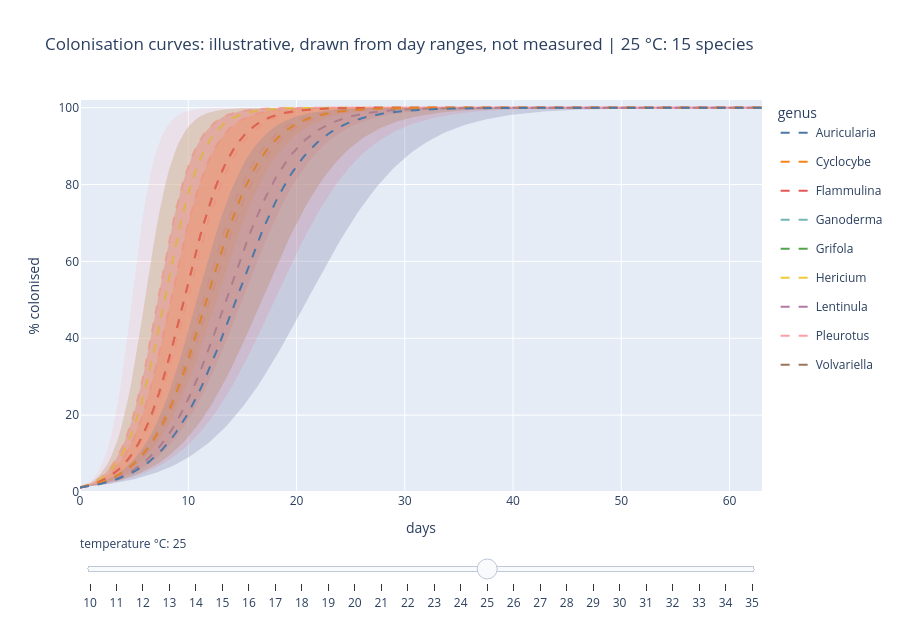

This figure's notebook cell:
### Markdown cell above
## 2. Colonisation curves with a temperature slider

For each species an S-curve (logistic) of % colonised over days that reaches 95% at `days_typ`, with a shaded band between the curves that reach 95% at `days_min` and at `days_max`. The curve shape (50% at 0.6 of the days to 95%) is a fixed choice made for the picture, not fitted. The slider runs from 10 to 35 °C in 1 °C steps and shows only species whose `temp_min` to `temp_max` includes that temperature. At 10 °C and at some other steps few or no species are left.

### Code cell
GENUS_COLOURS = dict(zip(sorted(df["genus"].unique()), px.colors.qualitative.T10))
GROUP_COLOURS = dict(zip(sorted(df["substrate_group"].unique()), px.colors.qualitative.Dark2))
DAYS = np.linspace(0, df["days_max"].max() + 3, 200)


def curve_figure(colour_col, colours, title, slider=False):
    fig = go.Figure()
    for key, col in colours.items():                 # legend-only traces, always shown
        if (df[colour_col] == key).any():
            fig.add_scatter(x=[None], y=[None], mode="lines", name=key, legendgroup=key,
                            line=dict(color=col, dash="dash"))
    n_legend = len(fig.data)
    species_traces = []                              # (first trace index, row) per species; 3 traces each
    for i, r in df.iterrows():
        col, key = colours[r[colour_col]], r[colour_col]
        first = len(fig.data)
        fig.add_scatter(x=DAYS, y=logistic_curve(DAYS, r.days_min), mode="lines", line=dict(width=0),
                        legendgroup=key, showlegend=False, hoverinfo="skip")
        fig.add_scatter(x=DAYS, y=logistic_curve(DAYS, r.days_max), mode="lines", line=dict(width=0),
                        fill="tonexty", fillcolor=with_alpha(col, 0.15),
                        legendgroup=key, showlegend=False, hoverinfo="skip")
        fig.add_scatter(x=DAYS, y=logistic_curve(DAYS, r.days_typ), mode="lines", line=dict(color=col, dash="dash", width=2),
                        name=r.label, legendgroup=key, showlegend=False,
                        hovertemplate=f"{r.label}<br>day %{{x:.0f}}: %{{y:.0f}}%<extra></extra>")
        species_traces.append((first, i))
    if slider:
        steps = []
        for T in range(15, 40):
            vis = [True] * n_legend + [False] * (len(fig.data) - n_legend)
            for first, i in species_traces:
                if df.loc[i, "temp_min"] <= T <= df.loc[i, "temp_max"]:
                    vis[first:first + 3] = [True] * 3
            n = sum(vis[first] for first, _ in species_traces)
            steps.append(dict(method="update", label=str(T), args=[{"visible": vis}, {"title.text": f"{title} | {T} °C: {n} species"}]))
        start = 25 - 10
        fig.update_layout(sliders=[dict(active=start, currentvalue=dict(prefix="temperature °C: "), steps=steps, pad=dict(t=40))])
        for tr, v in zip(fig.data, steps[start]["args"][0]["visible"]):
            tr.visible = v
        title = steps[start]["args"][1]["title.text"]
    fig.update_layout(title=title, xaxis_title="days", yaxis_title="% colonised", yaxis_range=[0, 102],
                      height=620, legend_title=colour_col.replace("_", " "))
    return fig


curve_figure("genus", GENUS_COLOURS, "Colonisation curves: illustrative, drawn from day ranges, not measured", slider=True).show()

### Figure 1 — Plotly figure (JSON) as saved in the notebook; plotly's stock layout.template omitted (floating-point values rounded to 4 significant figures; data arrays with more than 128 entries replaced by an {"elided": "..."} marker saying what was removed)
{"data": [{"legendgroup": "Auricularia", "line": {"color": "#4C78A8", "dash": "dash"}, "mode": "lines", "name": "Auricularia", "type": "scatter", "visible": true, "x": [null], "y": [null]}, {"legendgroup": "Cyclocybe", "line": {"color": "#F58518", "dash": "dash"}, "mode": "lines", "name": "Cyclocybe", "type": "scatter", "visible": true, "x": [null], "y": [null]}, {"legendgroup": "Flammulina", "line": {"color": "#E45756", "dash": "dash"}, "mode": "lines", "name": "Flammulina", "type": "scatter", "visible": true, "x": [null], "y": [null]}, {"legendgroup": "Ganoderma", "line": {"color": "#72B7B2", "dash": "dash"}, "mode": "lines", "name": "Ganoderma", "type": "scatter", "visible": true, "x": [null], "y": [null]}, {"legendgroup": "Grifola", "line": {"color": "#54A24B", "dash": "dash"}, "mode": "lines", "name": "Grifola", "type": "scatter", "visible": true, "x": [null], "y": [null]}, {"legendgroup": "Hericium", "line": {"color": "#EECA3B", "dash": "dash"}, "mode": "lines", "name": "Hericium", "type": "scatter", "visible": true, "x": [null], "y": [null]}, {"legendgroup": "Lentinula", "line": {"color": "#B279A2", "dash": "dash"}, "mode": "lines", "name": "Lentinula", "type": "scatter", "visible": true, "x": [null], "y": [null]}, {"legendgroup": "Pleurotus", "line": {"color": "#FF9DA6", "dash": "dash"}, "mode": "lines", "name": "Pleurotus", "type": "scatter", "visible": true, "x": [null], "y": [null]}, {"legendgroup": "Volvariella", "line": {"color": "#9D755D", "dash": "dash"}, "mode": "lines", "name": "Volvariella", "type": "scatter", "visible": true, "x": [null], "y": [null]}, {"hoverinfo": "skip", "legendgroup": "Pleurotus", "line": {"width": 0}, "mode": "lines", "showlegend": false, "type": "scatter", "visible": true, "x": {"elided": "200 float values"}, "y": {"elided": "200 float values"}}, {"fill": "tonexty", "fillcolor": "rgba(255,157,166,0.15)", "hoverinfo": "skip", "legendgroup": "Pleurotus", "line": {"width": 0}, "mode": "lines", "showlegend": false, "type": "scatter", "visible": true, "x": {"elided": "200 float values"}, "y": {"elided": "200 float values"}}, {"hovertemplate": "Pleurotus spp. / P. cornucopiae<br>day %{x:.0f}: %{y:.0f}%<extra></extra>", "legendgroup": "Pleurotus", "line": {"color": "#FF9DA6", "dash": "dash", "width": 2}, "mode": "lines", "name": "Pleurotus spp. / P. cornucopiae", "showlegend": false, "type": "scatter", "visible": true, "x": {"elided": "200 float values"}, "y": {"elided": "200 float values"}}, {"hoverinfo": "skip", "legendgroup": "Pleurotus", "line": {"width": 0}, "mode": "lines", "showlegend": false, "type": "scatter", "visible": true, "x": {"elided": "200 float values"}, "y": {"elided": "200 float values"}}, {"fill": "tonexty", "fillcolor": "rgba(255,157,166,0.15)", "hoverinfo": "skip", "legendgroup": "Pleurotus", "line": {"width": 0}, "mode": "lines", "showlegend": false, "type": "scatter", "visible": true, "x": {"elided": "200 float values"}, "y": {"elided": "200 float values"}}, {"hovertemplate": "Pleurotus ostreatus #1<br>day %{x:.0f}: %{y:.0f}%<extra></extra>", "legendgroup": "Pleurotus", "line": {"color": "#FF9DA6", "dash": "dash", "width": 2}, "mode": "lines", "name": "Pleurotus ostreatus #1", "showlegend": false, "type": "scatter", "visible": true, "x": {"elided": "200 float values"}, "y": {"elided": "200 float values"}}, {"hoverinfo": "skip", "legendgroup": "Pleurotus", "line": {"width": 0}, "mode": "lines", "showlegend": false, "type": "scatter", "visible": true, "x": {"elided": "200 float values"}, "y": {"elided": "200 float values"}}, {"fill": "tonexty", "fillcolor": "rgba(255,157,166,0.15)", "hoverinfo": "skip", "legendgroup": "Pleurotus", "line": {"width": 0}, "mode": "lines", "showlegend": false, "type": "scatter", "visible": true, "x": {"elided": "200 float values"}, "y": {"elided": "200 float values"}}, {"hovertemplate": "Pleurotus pulmonarius<br>day %{x:.0f}: %{y:.0f}%<extra></extra>", "legendgroup": "Pleurotus", "line": {"color": "#FF9DA6", "dash": "dash", "width": 2}, "mode": "lines", "name": "Pleurotus pulmonarius", "showlegend": false, "type": "scatter", "visible": true, "x": {"elided": "200 float values"}, "y": {"elided": "200 float values"}}, {"hoverinfo": "skip", "legendgroup": "Pleurotus", "line": {"width": 0}, "mode": "lines", "showlegend": false, "type": "scatter", "visible": false, "x": {"elided": "200 float values"}, "y": {"elided": "200 float values"}}, {"fill": "tonexty", "fillcolor": "rgba(255,157,166,0.15)", "hoverinfo": "skip", "legendgroup": "Pleurotus", "line": {"width": 0}, "mode": "lines", "showlegend": false, "type": "scatter", "visible": false, "x": {"elided": "200 float values"}, "y": {"elided": "200 float values"}}, {"hovertemplate": "Pleurotus eryngii<br>day %{x:.0f}: %{y:.0f}%<extra></extra>", "legendgroup": "Pleurotus", "line": {"color": "#FF9DA6", "dash": "dash", "width": 2}, "mode": "lines", "name": "Pleurotus eryngii", "showlegend": false, "type": "scatter", "visible": false, "x": {"elided": "200 float values"}, "y": {"elided": "200 float values"}}, {"hoverinfo": "skip", "legendgroup": "Pleurotus", "line": {"width": 0}, "mode": "lines", "showlegend": false, "type": "scatter", "visible": true, "x": {"elided": "200 float values"}, "y": {"elided": "200 float values"}}, {"fill": "tonexty", "fillcolor": "rgba(255,157,166,0.15)", "hoverinfo": "skip", "legendgroup": "Pleurotus", "line": {"width": 0}, "mode": "lines", "showlegend": false, "type": "scatter", "visible": true, "x": {"elided": "200 float values"}, "y": {"elided": "200 float values"}}, {"hovertemplate": "Pleurotus spp. #4<br>day %{x:.0f}: %{y:.0f}%<extra></extra>", "legendgroup": "Pleurotus", "line": {"color": "#FF9DA6", "dash": "dash", "width": 2}, "mode": "lines", "name": "Pleurotus spp. #4", "showlegend": false, "type": "scatter", "visible": true, "x": {"elided": "200 float values"}, "y": {"elided": "200 float values"}}, {"hoverinfo": "skip", "legendgroup": "Pleurotus", "line": {"width": 0}, "mode": "lines", "showlegend": false, "type": "scatter", "visible": true, "x": {"elided": "200 float values"}, "y": {"elided": "200 float values"}}, {"fill": "tonexty", "fillcolor": "rgba(255,157,166,0.15)", "hoverinfo": "skip", "legendgroup": "Pleurotus", "line": {"width": 0}, "mode": "lines", "showlegend": false, "type": "scatter", "visible": true, "x": {"elided": "200 float values"}, "y": {"elided": "200 float values"}}, {"hovertemplate": "Pleurotus ostreatus & warm Pleurotus spp.<br>day %{x:.0f}: %{y:.0f}%<extra></extra>", "legendgroup": "Pleurotus", "line": {"color": "#FF9DA6", "dash": "dash", "width": 2}, "mode": "lines", "name": "Pleurotus ostreatus & warm Pleurotus spp.", "showlegend": false, "type": "scatter", "visible": true, "x": {"elided": "200 float values"}, "y": {"elided": "200 float values"}}, {"hoverinfo": "skip", "legendgroup": "Pleurotus", "line": {"width": 0}, "mode": "lines", "showlegend": false, "type": "scatter", "visible": true, "x": {"elided": "200 float values"}, "y": {"elided": "200 float values"}}, {"fill": "tonexty", "fillcolor": "rgba(255,157,166,0.15)", "hoverinfo": "skip", "legendgroup": "Pleurotus", "line": {"width": 0}, "mode": "lines", "showlegend": false, "type": "scatter", "visible": true, "x": {"elided": "200 float values"}, "y": {"elided": "200 float values"}}, {"hovertemplate": "Pleurotus florida / P. sajor-caju<br>day %{x:.0f}: %{y:.0f}%<extra></extra>", "legendgroup": "Pleurotus", "line": {"color": "#FF9DA6", "dash": "dash", "width": 2}, "mode": "lines", "name": "Pleurotus florida / P. sajor-caju", "showlegend": false, "type": "scatter", "visible": true, "x": {"elided": "200 float values"}, "y": {"elided": "200 float values"}}, {"hoverinfo": "skip", "legendgroup": "Pleurotus", "line": {"width": 0}, "mode": "lines", "showlegend": false, "type": "scatter", "visible": true, "x": {"elided": "200 float values"}, "y": {"elided": "200 float values"}}, {"fill": "tonexty", "fillcolor": "rgba(255,157,166,0.15)", "hoverinfo": "skip", "legendgroup": "Pleurotus", "line": {"width": 0}, "mode": "lines", "showlegend": false, "type": "scatter", "visible": true, "x": {"elided": "200 float values"}, "y": {"elided": "200 float values"}}, {"hovertemplate": "Pleurotus spp. #7<br>day %{x:.0f}: %{y:.0f}%<extra></extra>", "legendgroup": "Pleurotus", "line": {"color": "#FF9DA6", "dash": "dash", "width": 2}, "mode": "lines", "name": "Pleurotus spp. #7", "showlegend": false, "type": "scatter", "visible": true, "x": {"elided": "200 float values"}, "y": {"elided": "200 float values"}}, {"hoverinfo": "skip", "legendgroup": "Pleurotus", "line": {"width": 0}, "mode": "lines", "showlegend": false, "type": "scatter", "visible": true, "x": {"elided": "200 float values"}, "y": {"elided": "200 float values"}}, {"fill": "tonexty", "fillcolor": "rgba(255,157,166,0.15)", "hoverinfo": "skip", "legendgroup": "Pleurotus", "line": {"width": 0}, "mode": "lines", "showlegend": false, "type": "scatter", "visible": true, "x": {"elided": "200 float values"}, "y": {"elided": "200 float values"}}, {"hovertemplate": "Pleurotus spp. #8<br>day %{x:.0f}: %{y:.0f}%<extra></extra>", "legendgroup": "Pleurotus", "line": {"color": "#FF9DA6", "dash": "dash", "width": 2}, "mode": "lines", "name": "Pleurotus spp. #8", "showlegend": false, "type": "scatter", "visible": true, "x": {"elided": "200 float values"}, "y": {"elided": "200 float values"}}, {"hoverinfo": "skip", "legendgroup": "Pleurotus", "line": {"width": 0}, "mode": "lines", "showlegend": false, "type": "scatter", "visible": true, "x": {"elided": "200 float values"}, "y": {"elided": "200 float values"}}, {"fill": "tonexty", "fillcolor": "rgba(255,157,166,0.15)", "hoverinfo": "skip", "legendgroup": "Pleurotus", "line": {"width": 0}, "mode": "lines", "showlegend": false, "type": "scatter", "visible": true, "x": {"elided": "200 float values"}, "y": {"elided": "200 float values"}}, {"hovertemplate": "Pleurotus ostreatus #9<br>day %{x:.0f}: %{y:.0f}%<extra></extra>", "legendgroup": "Pleurotus", "line": {"color": "#FF9DA6", "dash": "dash", "width": 2}, "mode": "lines", "name": "Pleurotus ostreatus #9", "showlegend": false, "type": "scatter", "visible": true, "x": {"elided": "200 float values"}, "y": {"elided": "200 float values"}}, {"hoverinfo": "skip", "legendgroup": "Lentinula", "line": {"width": 0}, "mode": "lines", "showlegend": false, "type": "scatter", "visible": true, "x": {"elided": "200 float values"}, "y": {"elided": "200 float values"}}, {"fill": "tonexty", "fillcolor": "rgba(178,121,162,0.15)", "hoverinfo": "skip", "legendgroup": "Lentinula", "line": {"width": 0}, "mode": "lines", "showlegend": false, "type": "scatter", "visible": true, "x": {"elided": "200 float values"}, "y": {"elided": "200 float values"}}, {"hovertemplate": "Lentinula edodes<br>day %{x:.0f}: %{y:.0f}%<extra></extra>", "legendgroup": "Lentinula", "line": {"color": "#B279A2", "dash": "dash", "width": 2}, "mode": "lines", "name": "Lentinula edodes", "showlegend": false, "type": "scatter", "visible": true, "x": {"elided": "200 float values"}, "y": {"elided": "200 float values"}}, {"hoverinfo": "skip", "legendgroup": "Hericium", "line": {"width": 0}, "mode": "lines", "showlegend": false, "type": "scatter", "visible": true, "x": {"elided": "200 float values"}, "y": {"elided": "200 float values"}}, {"fill": "tonexty", "fillcolor": "rgba(238,202,59,0.15)", "hoverinfo": "skip", "legendgroup": "Hericium", "line": {"width": 0}, "mode": "lines", "showlegend": false, "type": "scatter", "visible": true, "x": {"elided": "200 float values"}, "y": {"elided": "200 float values"}}, {"hovertemplate": "Hericium erinaceus<br>day %{x:.0f}: %{y:.0f}%<extra></extra>", "legendgroup": "Hericium", "line": {"color": "#EECA3B", "dash": "dash", "width": 2}, "mode": "lines", "name": "Hericium erinaceus", "showlegend": false, "type": "scatter", "visible": true, "x": {"elided": "200 float values"}, "y": {"elided": "200 float values"}}, {"hoverinfo": "skip", "legendgroup": "Ganoderma", "line": {"width": 0}, "mode": "lines", "showlegend": false, "type": "scatter", "visible": true, "x": {"elided": "200 float values"}, "y": {"elided": "200 float values"}}, {"fill": "tonexty", "fillcolor": "rgba(114,183,178,0.15)", "hoverinfo": "skip", "legendgroup": "Ganoderma", "line": {"width": 0}, "mode": "lines", "showlegend": false, "type": "scatter", "visible": true, "x": {"elided": "200 float values"}, "y": {"elided": "200 float values"}}, {"hovertemplate": "Ganoderma lucidum / G. lingzhi<br>day %{x:.0f}: %{y:.0f}%<extra></extra>", "legendgroup": "Ganoderma", "line": {"color": "#72B7B2", "dash": "dash", "width": 2}, "mode": "lines", "name": "Ganoderma lucidum / G. lingzhi", "showlegend": false, "type": "scatter", "visible": true, "x": {"elided": "200 float values"}, "y": {"elided": "200 float values"}}, {"hoverinfo": "skip", "legendgroup": "Flammulina", "line": {"width": 0}, "mode": "lines", "showlegend": false, "type": "scatter", "visible": true, "x": {"elided": "200 float values"}, "y": {"elided": "200 float values"}}, {"fill": "tonexty", "fillcolor": "rgba(228,87,86,0.15)", "hoverinfo": "skip", "legendgroup": "Flammulina", "line": {"width": 0}, "mode": "lines", "showlegend": false, "type": "scatter", "visible": true, "x": {"elided": "200 float values"}, "y": {"elided": "200 float values"}}, {"hovertemplate": "Flammulina velutipes<br>day %{x:.0f}: %{y:.0f}%<extra></extra>", "legendgroup": "Flammulina", "line": {"color": "#E45756", "dash": "dash", "width": 2}, "mode": "lines", "name": "Flammulina velutipes", "showlegend": false, "type": "scatter", "visible": true, "x": {"elided": "200 float values"}, "y": {"elided": "200 float values"}}, {"hoverinfo": "skip", "legendgroup": "Volvariella", "line": {"width": 0}, "mode": "lines", "showlegend": false, "type": "scatter", "visible": false, "x": {"elided": "200 float values"}, "y": {"elided": "200 float values"}}, {"fill": "tonexty", "fillcolor": "rgba(157,117,93,0.15)", "hoverinfo": "skip", "legendgroup": "Volvariella", "line": {"width": 0}, "mode": "lines", "showlegend": false, "type": "scatter", "visible": false, "x": {"elided": "200 float values"}, "y": {"elided": "200 float values"}}, {"hovertemplate": "Volvariella volvacea<br>day %{x:.0f}: %{y:.0f}%<extra></extra>", "legendgroup": "Volvariella", "line": {"color": "#9D755D", "dash": "dash", "width": 2}, "mode": "lines", "name": "Volvariella volvacea", "showlegend": false, "type": "scatter", "visible": false, "x": {"elided": "200 float values"}, "y": {"elided": "200 float values"}}, {"hoverinfo": "skip", "legendgroup": "Cyclocybe", "line": {"width": 0}, "mode": "lines", "showlegend": false, "type": "scatter", "visible": true, "x": {"elided": "200 float values"}, "y": {"elided": "200 float values"}}, {"fill": "tonexty", "fillcolor": "rgba(245,133,24,0.15)", "hoverinfo": "skip", "legendgroup": "Cyclocybe", "line": {"width": 0}, "mode": "lines", "showlegend": false, "type": "scatter", "visible": true, "x": {"elided": "200 float values"}, "y": {"elided": "200 float values"}}, {"hovertemplate": "Cyclocybe aegerita / Agrocybe cylindracea<br>day %{x:.0f}: %{y:.0f}%<extra></extra>", "legendgroup": "Cyclocybe", "line": {"color": "#F58518", "dash": "dash", "width": 2}, "mode": "lines", "name": "Cyclocybe aegerita / Agrocybe cylindracea", "showlegend": false, "type": "scatter", "visible": true, "x": {"elided": "200 float values"}, "y": {"elided": "200 float values"}}, {"hoverinfo": "skip", "legendgroup": "Grifola", "line": {"width": 0}, "mode": "lines", "showlegend": false, "type": "scatter", "visible": false, "x": {"elided": "200 float values"}, "y": {"elided": "200 float values"}}, {"fill": "tonexty", "fillcolor": "rgba(84,162,75,0.15)", "hoverinfo": "skip", "legendgroup": "Grifola", "line": {"width": 0}, "mode": "lines", "showlegend": false, "type": "scatter", "visible": false, "x": {"elided": "200 float values"}, "y": {"elided": "200 float values"}}, {"hovertemplate": "Grifola frondosa<br>day %{x:.0f}: %{y:.0f}%<extra></extra>", "legendgroup": "Grifola", "line": {"color": "#54A24B", "dash": "dash", "width": 2}, "mode": "lines", "name": "Grifola frondosa", "showlegend": false, "type": "scatter", "visible": false, "x": {"elided": "200 float values"}, "y": {"elided": "200 float values"}}, {"hoverinfo": "skip", "legendgroup": "Auricularia", "line": {"width": 0}, "mode": "lines", "showlegend": false, "type": "scatter", "visible": true, "x": {"elided": "200 float values"}, "y": {"elided": "200 float values"}}, {"fill": "tonexty", "fillcolor": "rgba(76,120,168,0.15)", "hoverinfo": "skip", "legendgroup": "Auricularia", "line": {"width": 0}, "mode": "lines", "showlegend": false, "type": "scatter", "visible": true, "x": {"elided": "200 float values"}, "y": {"elided": "200 float values"}}, {"hovertemplate": "Auricularia spp.<br>day %{x:.0f}: %{y:.0f}%<extra></extra>", "legendgroup": "Auricularia", "line": {"color": "#4C78A8", "dash": "dash", "width": 2}, "mode": "lines", "name": "Auricularia spp.", "showlegend": false, "type": "scatter", "visible": true, "x": {"elided": "200 float values"}, "y": {"elided": "200 float values"}}], "layout": {"height": 620, "legend": {"title": {"text": "genus"}}, "sliders": [{"active": 15, "currentvalue": {"prefix": "temperature °C: "}, "pad": {"t": 40}, "steps": [{"args": [{"visible": [true, true, true, true, true, true, true, true, true, false, false, false, false, false, false, false, false, false, false, false, false, false, false, false, false, false, false, false, false, false, false, false, false, false, false, false, false, false, false, false, false, false, false, false, false, false, false, false, false, false, false, false, false, false, false, false, false, false, false, false, false, false, false]}, {"title.text": "Colonisation curves: illustrative, drawn from day ranges, not measured | 10 °C: 0 species"}], "label": "10", "method": "update"}, {"args": [{"visible": [true, true, true, true, true, true, true, true, true, false, false, false, false, false, false, false, false, false, false, false, false, false, false, false, false, false, false, false, false, false, false, false, false, false, false, false, false, false, false, false, false, false, false, false, false, false, false, false, false, false, false, false, false, false, false, false, false, false, false, false, false, false, false]}, {"title.text": "Colonisation curves: illustrative, drawn from day ranges, not measured | 11 °C: 0 species"}], "label": "11", "method": "update"}, {"args": [{"visible": [true, true, true, true, true, true, true, true, true, false, false, false, false, false, false, false, false, false, false, false, false, false, false, false, false, false, false, false, false, false, false, false, false, false, false, false, false, false, false, false, false, false, false, false, false, false, false, false, false, false, false, false, false, false, false, false, false, false, false, false, false, false, false]}, {"title.text": "Colonisation curves: illustrative, drawn from day ranges, not measured | 12 °C: 0 species"}], "label": "12", "method": "update"}, {"args": [{"visible": [true, true, true, true, true, true, true, true, true, false, false, false, false, false, false, false, false, false, false, false, false, false, false, false, false, false, false, false, false, false, false, false, false, false, false, false, false, false, false, false, false, false, false, false, false, false, false, false, false, false, false, false, false, false, false, false, false, false, false, false, false, false, false]}, {"title.text": "Colonisation curves: illustrative, drawn from day ranges, not measured | 13 °C: 0 species"}], "label": "13", "method": "update"}, {"args": [{"visible": [true, true, true, true, true, true, true, true, true, false, false, false, false, false, false, false, false, false, false, false, false, false, false, false, false, false, false, false, false, false, false, false, false, false, false, false, false, false, false, false, false, false, false, false, false, false, false, false, false, false, false, false, false, false, false, false, false, false, false, false, false, false, false]}, {"title.text": "Colonisation curves: illustrative, drawn from day ranges, not measured | 14 °C: 0 species"}], "label": "14", "method": "update"}, {"args": [{"visible": [true, true, true, true, true, true, true, true, true, false, false, false, false, false, false, false, false, false, false, false, false, false, false, false, false, false, false, false, false, false, false, false, false, false, false, false, false, false, false, false, false, false, false, false, false, false, false, false, false, false, false, false, false, false, false, false, false, false, false, false, false, false, false]}, {"title.text": "Colonisation curves: illustrative, drawn from day ranges, not measured | 15 °C: 0 species"}], "label": "15", "method": "update"}, {"args": [{"visible": [true, true, true, true, true, true, true, true, true, false, false, false, false, false, false, false, false, false, false, false, false, false, false, false, false, false, false, false, false, false, false, false, false, false, false, false, false, false, false, false, false, false, false, false, false, false, false, false, false, false, false, false, false, false, false, false, false, false, false, false, false, false, false]}, {"title.text": "Colonisation curves: illustrative, drawn from day ranges, not measured | 16 °C: 0 species"}], "label": "16", "method": "update"}, {"args": [{"visible": [true, true, true, true, true, true, true, true, true, false, false, false, false, false, false, false, false, false, false, false, false, false, false, false, false, false, false, false, false, false, false, false, false, false, false, false, false, false, false, false, false, false, false, false, false, false, false, false, false, false, false, false, false, false, false, false, false, false, false, false, false, false, false]}, {"title.text": "Colonisation curves: illustrative, drawn from day ranges, not measured | 17 °C: 0 species"}], "label": "17", "method": "update"}, {"args": [{"visible": [true, true, true, true, true, true, true, true, true, false, false, false, false, false, false, false, false, false, false, false, false, false, false, false, false, false, false, false, false, false, false, false, false, false, false, false, false, false, false, false, false, false, true, true, true, false, false, false, false, false, false, false, false, false, false, false, false, false, false, false, false, false, false]}, {"title.text": "Colonisation curves: illustrative, drawn from day ranges, not measured | 18 °C: 1 species"}], "label": "18", "method": "update"}, {"args": [{"visible": [true, true, true, true, true, true, true, true, true, false, false, false, false, false, false, false, false, false, false, false, false, false, false, false, false, false, false, false, false, false, false, false, false, false, false, false, false, false, false, false, false, false, true, true, true, false, false, false, false, false, false, false, false, false, false, false, false, false, false, false, false, false, false]}, {"title.text": "Colonisation curves: illustrative, drawn from day ranges, not measured | 19 °C: 1 species"}], "label": "19", "method": "update"}, {"args": [{"visible": [true, true, true, true, true, true, true, true, true, false, false, false, false, false, false, false, false, false, false, false, false, false, false, false, true, true, true, false, false, false, false, false, false, false, false, false, false, false, false, false, false, false, true, true, true, false, false, false, false, false, false, false, false, false, false, false, false, false, false, false, false, false, false]}, {"title.text": "Colonisation curves: illustrative, drawn from day ranges, not measured | 20 °C: 2 species"}], "label": "20", "method": "update"}, {"args": [{"visible": [true, true, true, true, true, true, true, true, true, false, false, false, true, true, true, false, false, false, false, false, false, false, false, false, true, true, true, false, false, false, false, false, false, false, false, false, false, false, false, true, true, true, true, true, true, false, false, false, true, true, true, false, false, false, true, true, true, true, true, true, false, false, false]}, {"title.text": "Colonisation curves: illustrative, drawn from day ranges, not measured | 21 °C: 7 species"}], "label": "21", "method": "update"}, {"args": [{"visible": [true, true, true, true, true, true, true, true, true, false, false, false, true, true, true, false, false, false, false, false, false, false, false, false, true, true, true, true, true, true, false, false, false, false, false, false, false, false, false, true, true, true, true, true, true, false, false, false, true, true, true, false, false, false, true, true, true, true, true, true, false, false, false]}, {"title.text": "Colonisation curves: illustrative, drawn from day ranges, not measured | 22 °C: 8 species"}], "label": "22", "method": "update"}, {"args": [{"visible": [true, true, true, true, true, true, true, true, true, true, true, true, true, true, true, false, false, false, false, false, false, true, true, true, true, true, true, true, true, true, false, false, false, false, false, false, false, false, false, true, true, true, true, true, true, false, false, false, true, true, true, false, false, false, true, true, true, true, true, true, true, true, true]}, {"title.text": "Colonisation curves: illustrative, drawn from day ranges, not measured | 23 °C: 11 species"}], "label": "23", "method": "update"}, {"args": [{"visible": [true, true, true, true, true, true, true, true, true, true, true, true, true, true, true, true, true, true, true, true, true, true, true, true, true, true, true, true, true, true, true, true, true, true, true, true, true, true, true, true, true, true, true, true, true, true, true, true, true, true, true, false, false, false, true, true, true, true, true, true, true, true, true]}, {"title.text": "Colonisation curves: illustrative, drawn from day ranges, not measured | 24 °C: 17 species"}], "label": "24", "method": "update"}, {"args": [{"visible": [true, true, true, true, true, true, true, true, true, true, true, true, true, true, true, true, true, true, false, false, false, true, true, true, true, true, true, true, true, true, true, true, true, true, true, true, true, true, true, true, true, true, true, true, true, true, true, true, true, true, true, false, false, false, true, true, true, false, false, false, true, true, true]}, {"title.text": "Colonisation curves: illustrative, drawn from day ranges, not measured | 25 °C: 15 species"}], "label": "25", "method": "update"}, {"args": [{"visible": [true, true, true, true, true, true, true, true, true, false, false, false, true, true, true, true, true, true, false, false, false, true, true, true, true, true, true, true, true, true, true, true, true, true, true, true, false, false, false, true, true, true, false, false, false, true, true, true, false, false, false, false, false, false, true, true, true, false, false, false, true, true, true]}, {"title.text": "Colonisation curves: illustrative, drawn from day ranges, not measured | 26 °C: 11 species"}], "label": "26", "method": "update"}, {"args": [{"visible": [true, true, true, true, true, true, true, true, true, false, false, false, true, true, true, true, true, true, false, false, false, true, true, true, true, true, true, true, true, true, true, true, true, true, true, true, false, false, false, true, true, true, false, false, false, true, true, true, false, false, false, false, false, false, true, true, true, false, false, false, true, true, true]}, {"title.text": "Colonisation curves: illustrative, drawn from day ranges, not measured | 27 °C: 11 species"}], "label": "27", "method": "update"}, {"args": [{"visible": [true, true, true, true, true, true, true, true, true, false, false, false, false, false, false, true, true, true, false, false, false, true, true, true, true, true, true, true, true, true, false, false, false, true, true, true, false, false, false, false, false, false, false, false, false, true, true, true, false, false, false, false, false, false, false, false, false, false, false, false, true, true, true]}, {"title.text": "Colonisation curves: illustrative, drawn from day ranges, not measured | 28 °C: 7 species"}], "label": "28", "method": "update"}, {"args": [{"visible": [true, true, true, true, true, true, true, true, true, false, false, false, false, false, false, true, true, true, false, false, false, false, false, false, false, false, false, false, false, false, false, false, false, false, false, false, false, false, false, false, false, false, false, false, false, true, true, true, false, false, false, false, false, false, false, false, false, false, false, false, false, false, false]}, {"title.text": "Colonisation curves: illustrative, drawn from day ranges, not measured | 29 °C: 2 species"}], "label": "29", "method": "update"}, {"args": [{"visible": [true, true, true, true, true, true, true, true, true, false, false, false, false, false, false, true, true, true, false, false, false, false, false, false, false, false, false, false, false, false, false, false, false, false, false, false, false, false, false, false, false, false, false, false, false, true, true, true, false, false, false, true, true, true, false, false, false, false, false, false, false, false, false]}, {"title.text": "Colonisation curves: illustrative, drawn from day ranges, not measured | 30 °C: 3 species"}], "label": "30", "method": "update"}, {"args": [{"visible": [true, true, true, true, true, true, true, true, true, false, false, false, false, false, false, false, false, false, false, false, false, false, false, false, false, false, false, false, false, false, false, false, false, false, false, false, false, false, false, false, false, false, false, false, false, false, false, false, false, false, false, true, true, true, false, false, false, false, false, false, false, false, false]}, {"title.text": "Colonisation curves: illustrative, drawn from day ranges, not measured | 31 °C: 1 species"}], "label": "31", "method": "update"}, {"args": [{"visible": [true, true, true, true, true, true, true, true, true, false, false, false, false, false, false, false, false, false, false, false, false, false, false, false, false, false, false, false, false, false, false, false, false, false, false, false, false, false, false, false, false, false, false, false, false, false, false, false, false, false, false, true, true, true, false, false, false, false, false, false, false, false, false]}, {"title.text": "Colonisation curves: illustrative, drawn from day ranges, not measured | 32 °C: 1 species"}], "label": "32", "method": "update"}, {"args": [{"visible": [true, true, true, true, true, true, true, true, true, false, false, false, false, false, false, false, false, false, false, false, false, false, false, false, false, false, false, false, false, false, false, false, false, false, false, false, false, false, false, false, false, false, false, false, false, false, false, false, false, false, false, true, true, true, false, false, false, false, false, false, false, false, false]}, {"title.text": "Colonisation curves: illustrative, drawn from day ranges, not measured | 33 °C: 1 species"}], "label": "33", "method": "update"}, {"args": [{"visible": [true, true, true, true, true, true, true, true, true, false, false, false, false, false, false, false, false, false, false, false, false, false, false, false, false, false, false, false, false, false, false, false, false, false, false, false, false, false, false, false, false, false, false, false, false, false, false, false, false, false, false, true, true, true, false, false, false, false, false, false, false, false, false]}, {"title.text": "Colonisation curves: illustrative, drawn from day ranges, not measured | 34 °C: 1 species"}], "label": "34", "method": "update"}, {"args": [{"visible": [true, true, true, true, true, true, true, true, true, false, false, false, false, false, false, false, false, false, false, false, false, false, false, false, false, false, false, false, false, false, false, false, false, false, false, false, false, false, false, false, false, false, false, false, false, false, false, false, false, false, false, true, true, true, false, false, false, false, false, false, false, false, false]}, {"title.text": "Colonisation curves: illustrative, drawn from day ranges, not measured | 35 °C: 1 species"}], "label": "35", "method": "update"}]}], "title": {"text": "Colonisation curves: illustrative, drawn from day ranges, not measured | 25 °C: 15 species"}, "xaxis": {"title": {"text": "days"}}, "yaxis": {"range": [0, 102], "title": {"text": "% colonised"}}}}
